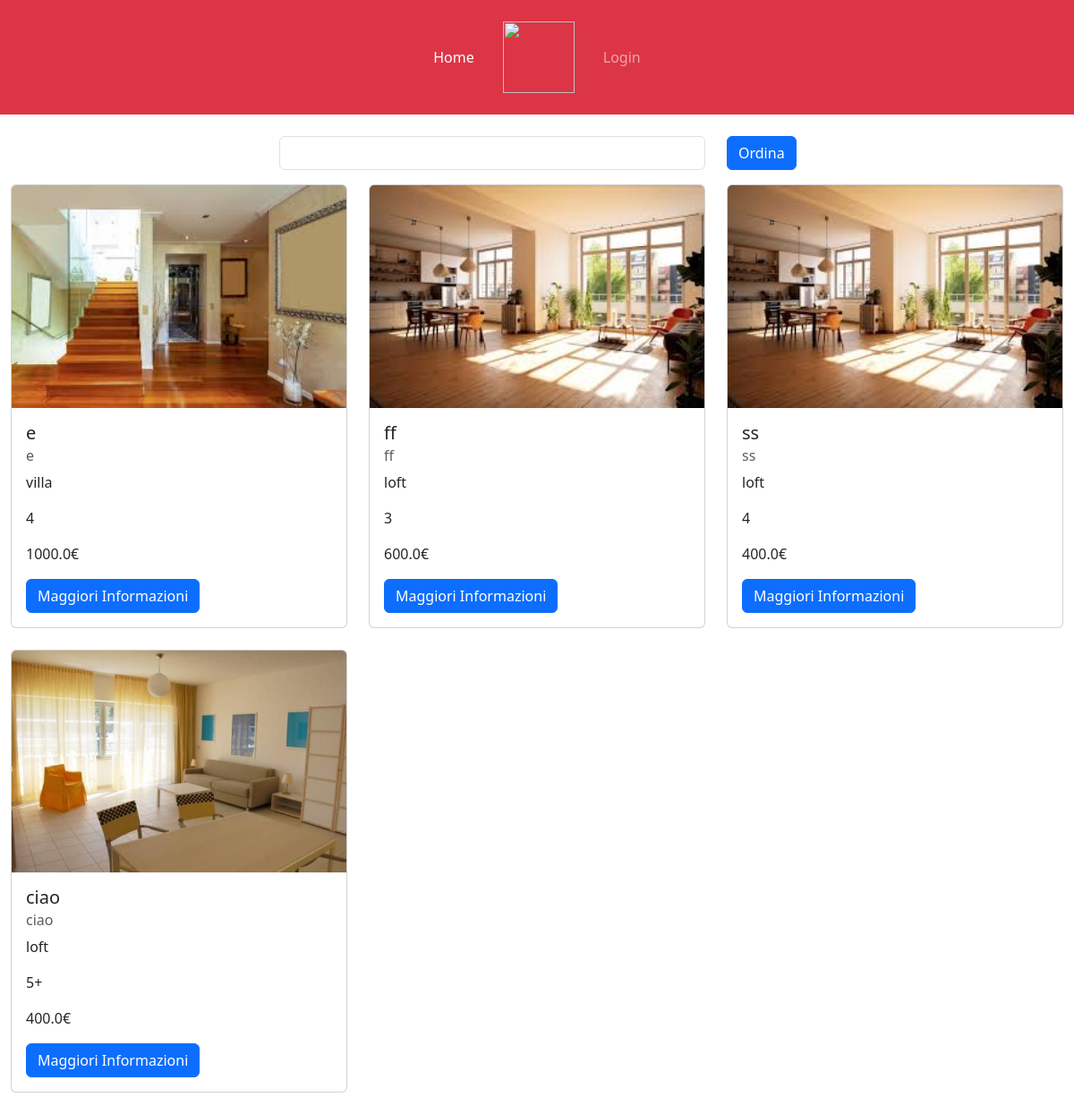
The page / on the database its author committed.
### tables this page shows
CREATE TABLE "ANNUNCI" (
	"idAnnuncio"	INTEGER NOT NULL,
	"titolo"	TEXT NOT NULL,
	"indirizzo"	TEXT NOT NULL,
	"tipoCasa"	TEXT NOT NULL,
	"numeroLocali"	TEXT NOT NULL,
	"descrizione"	TEXT NOT NULL,
	"prezzoMensile"	REAL NOT NULL,
	"arredamento"	TEXT NOT NULL,
	"disponibilita"	TEXT NOT NULL,
	"idUtente"	INTEGER NOT NULL,
	FOREIGN KEY("idUtente") REFERENCES "UTENTI"("idUtente"),
	PRIMARY KEY("idAnnuncio" AUTOINCREMENT)
);

### app.py (the view)
@app.route('/<info>')
@app.route('/')  #quando il server riceve una richiesta get in questo caso, allora deve eseguire il contenuto della funzione
def index(info=None):
   if info is not None:
      if info=='numLocali':
         annunci=posts_dao.ordina(info)
      else:
         annunci=posts_dao.ordina(info)
      return render_template('index.html', allAnnunci=annunci)
   else:
      allAnnunci=posts_dao.get_allAnnunci()
      return render_template('index.html', allAnnunci=allAnnunci)

### posts_dao.py (called while the page is built)
def get_allAnnunci():
    conn =sqlite3.connect('db/affitti.db')
    conn.row_factory = sqlite3.Row
    cursor= conn.cursor()
    sql = '''SELECT ANNUNCI.* ,GROUP_CONCAT(urlFoto, ',') AS foto_concatenate, UTENTI.nome, UTENTI.cognome
        FROM ANNUNCI, FOTO, UTENTI
        where ANNUNCI.idAnnuncio = FOTO.idAnnuncio and ANNUNCI.disponibilita = 'SI' and UTENTI.idUtente=ANNUNCI.idUtente
        GROUP BY ANNUNCI.idAnnuncio
        ORDER BY ANNUNCI.prezzoMensile DESC'''
    cursor.execute(sql, ())
    annunci= cursor.fetchall()
    cursor.close()
    conn.close()
    return annunci

### templates/index.html (shortened to what this page needs)
{% extends "base.html" %}
{% block liNav %}
<li class="nav-item">
    <a class="nav-link mx-2 active" aria-current="page" href="#">Home</a>
  </li>
  <li class="nav-item d-none d-lg-block">
    <a class="nav-link mx-2" href="#">
      <img src="/static_files/images/logos/logo_2_white.png" height="80" />
    </a>
  </li>
  {% if current_user.is_authenticated %}
  <li class="nav-item">
    <a class="nav-link mx-2" href="{{url_for('logout')}}">Logout</a>
  </li>
  {% else %}
  <li class="nav-item">
    <a class="nav-link mx-2" href="{{url_for('Page_login')}}">Login</a>
  </li>
  {% endif %}
{% endblock %}
{% block content %}
<div class="container-fluid mt-4">
  <form action="/filtro" method="POST">
    <div class="row">
      <div class="col-3"></div>
      <div class="col-5 filtroButton">
        <select class="form-control" id="filterSelect" name="selFiltro">
          <option value=""></option>
          <option value="numLocali">NUMERO LOCALI (crescente)</option>
        </select>
      </div>
      <div class="col-1">
        <button type="submit" class="btn btn-primary">Ordina</button>
      </div>
      <div class="col-3"></div>
    </div>
  </form>
  <div class="row">
    {% for annuncio in allAnnunci %}
    {% set foto_list = annuncio.foto_concatenate.split(',') %}
    <div class="col-md-4 mb-4">
      <div class="card equal-height-card">
        <a href="" data-bs-toggle="modal" data-bs-target="#Modal{{annuncio.idAnnuncio}}">
          <img src="{{ url_for('static', filename=foto_list[0]) }}" class="card-img-top" alt="Immagine Prodotto">
        </a>
        <div class="card-body">
          <h5 class="card-title">{{annuncio.titolo}}</h5>
          <h6 class="card-subtitle mb-2 text-muted">{{annuncio.indirizzo}}</h6>
          <p class="card-text">{{annuncio.tipoCasa}}</p>
          <p class="card-text">{{annuncio.numeroLocali}}</p>
          <p class="card-text">{{annuncio.prezzoMensile}}€</p>
          <a href="#myModal" class="btn btn-primary" data-bs-toggle="modal" data-bs-target="#Modal{{annuncio.idAnnuncio}}">Maggiori Informazioni</a>
          </div>
      </div>
    </div>
    {% endfor %}
  </div>
</div>
{% endblock %}

### static/css/style.css (style rules this page uses)
.nav-item { line-height:80px; }

### rows shown on the page
ANNUNCI: shows a picture, titolo "e", indirizzo "e", tipoCasa "villa", numeroLocali "4", prezzoMensile "1000.0"
ANNUNCI: titolo "ff", indirizzo "ff", tipoCasa "loft", numeroLocali "3", prezzoMensile "600.0"
ANNUNCI: titolo "ss", indirizzo "ss", tipoCasa "loft", numeroLocali "4", prezzoMensile "400.0"
ANNUNCI: shows a picture, titolo "ciao", indirizzo "ciao", tipoCasa "loft", numeroLocali "5+", prezzoMensile "400.0"
